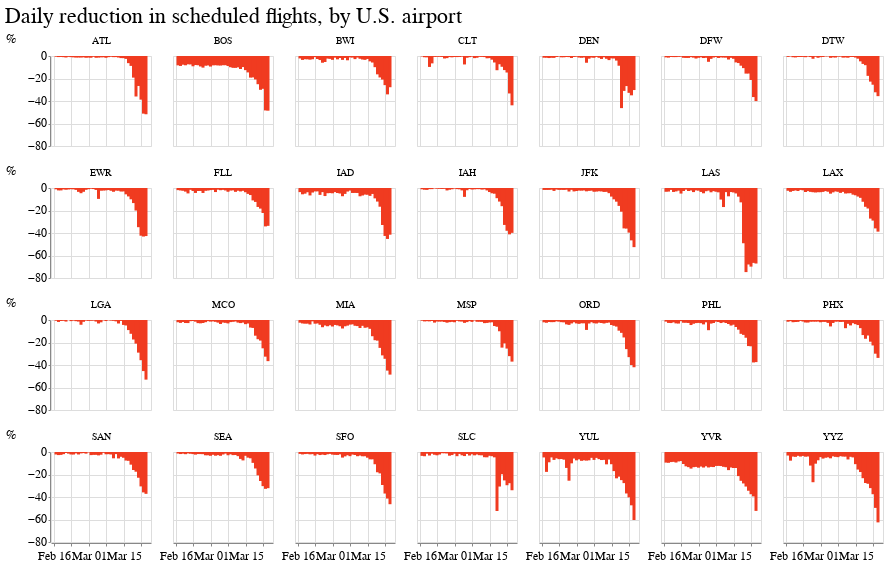

The notebook cell saved with this chart:
### Code cell
alt.Chart(usa_merge).mark_bar(color='#f03b20', size=3).encode(
    x=alt.X('date:T', title='', axis=alt.Axis(tickCount=3, format='%b %d')),
        y=alt.Y('pct_diff:Q', title='%')
).properties(width=100, height=90).facet(
    facet=alt.Facet('airport:N', title=''),
    columns=7,
    title='Daily reduction in scheduled flights, by U.S. airport'
)

### Figure 1 — Vega-Lite specification as saved in the notebook (floating-point values rounded to 4 significant figures; data arrays with more than 128 entries replaced by an {"elided": "..."} marker saying what was removed)
{"config": {"view": {"width": 800, "height": 450}, "background": "#ffffff", "title": {"anchor": "start", "font": "Benton Gothic Bold, sans", "fontColor": "#000000", "fontSize": 22, "fontWeight": "normal"}, "arc": {"fill": "#82c6df"}, "area": {"fill": "#82c6df"}, "line": {"stroke": "#82c6df", "strokeWidth": 3}, "path": {"stroke": "#82c6df"}, "rect": {"fill": "#82c6df"}, "shape": {"stroke": "#82c6df"}, "bar": {"fill": "#82c6df"}, "point": {"stroke": "#82c6df"}, "symbol": {"fill": "#82c6df", "size": 30}, "axis": {"titleFont": "Benton Gothic Bold, sans", "titleFontSize": 13, "titleFontWeight": "normal", "labelFont": "Benton Gothic, sans", "labelFontSize": 11.5, "labelFontWeight": "normal"}, "axisX": {"labelAngle": 0, "labelPadding": 4, "tickSize": 3}, "axisY": {"labelBaseline": "middle", "maxExtent": 45, "minExtent": 45, "tickSize": 2, "titleAlign": "left", "titleAngle": 0, "titleX": -45, "titleY": -11}, "legend": {"titleFont": "Benton Gothic Bold, sans", "titleFontSize": 13, "titleFontWeight": "normal", "symbolType": "square", "labelFont": "Benton Gothic, sans", "labelFontSize": 11.5}, "range": {"category": ["#3580b1", "#ec8431", "#ab7fb4", "#c89d29", "#adc839", "#829eb1"], "diverging": ["#e68a4f", "#f4bb6a", "#f9e39c", "#dadfe2", "#a6b7c6", "#849eae"], "heatmap": ["#fbf2c7", "#f9e39c", "#f8d36e", "#f4bb6a", "#e68a4f", "#d15a40", "#ab4232"], "ordinal": ["#fbf2c7", "#f9e39c", "#f8d36e", "#f4bb6a", "#e68a4f", "#d15a40", "#ab4232"], "ramp": ["#fbf2c7", "#f9e39c", "#f8d36e", "#f4bb6a", "#e68a4f", "#d15a40", "#ab4232"]}}, "data": {"name": "data-bb24eaf7e77a695c6b59ea8325fab164"}, "facet": {"type": "nominal", "field": "airport", "title": ""}, "spec": {"mark": {"type": "bar", "color": "#f03b20", "size": 3}, "encoding": {"x": {"type": "temporal", "axis": {"format": "%b %d", "tickCount": 3}, "field": "date", "title": ""}, "y": {"type": "quantitative", "field": "pct_diff", "title": "%"}}, "height": 90, "width": 100}, "columns": 7, "title": "Daily reduction in scheduled flights, by U.S. airport", "$schema": "https://vega.github.io/schema/vega-lite/v4.0.2.json", "datasets": {"data-bb24eaf7e77a695c6b59ea8325fab164": {"elided": "1036 records"}}}
